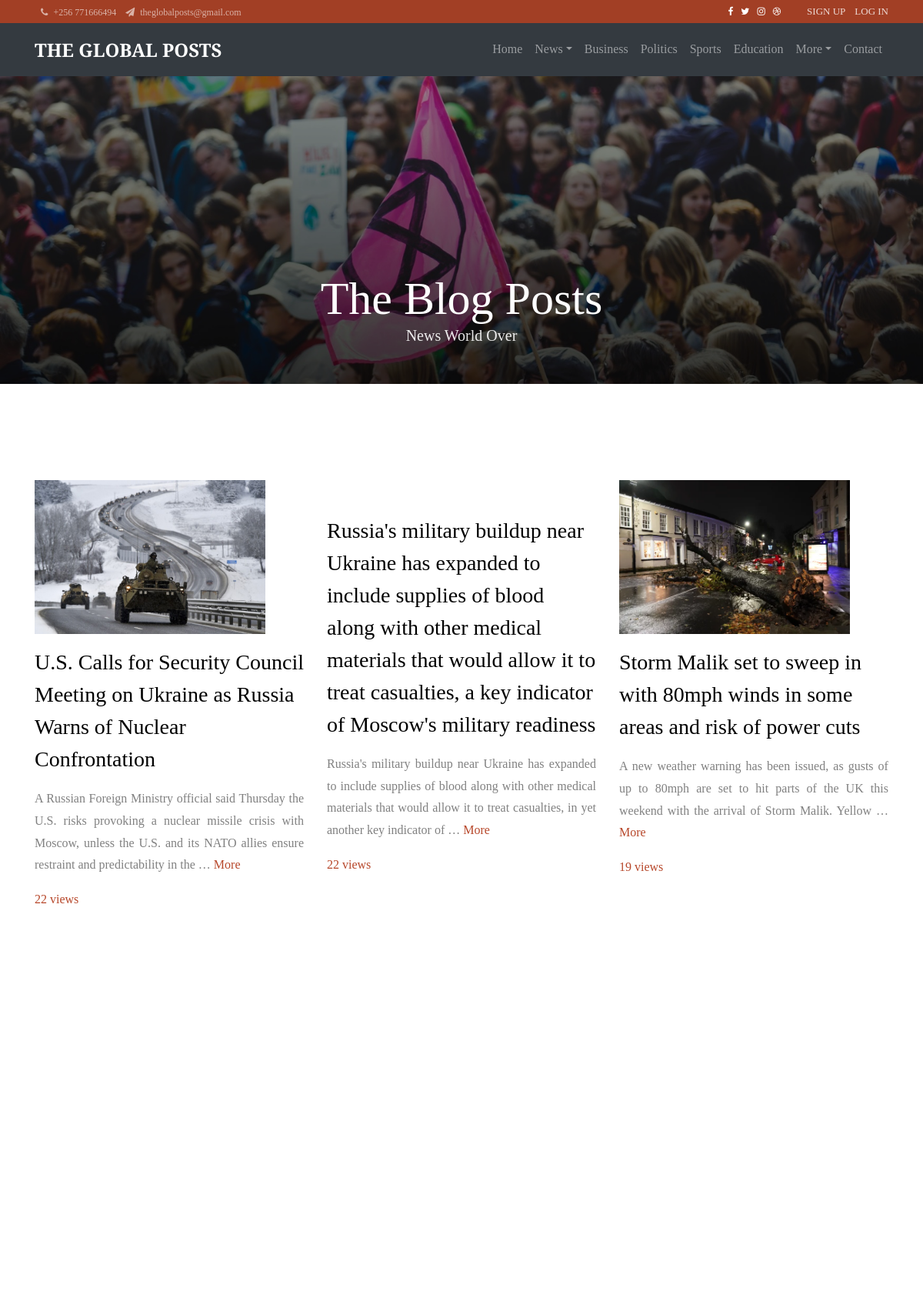
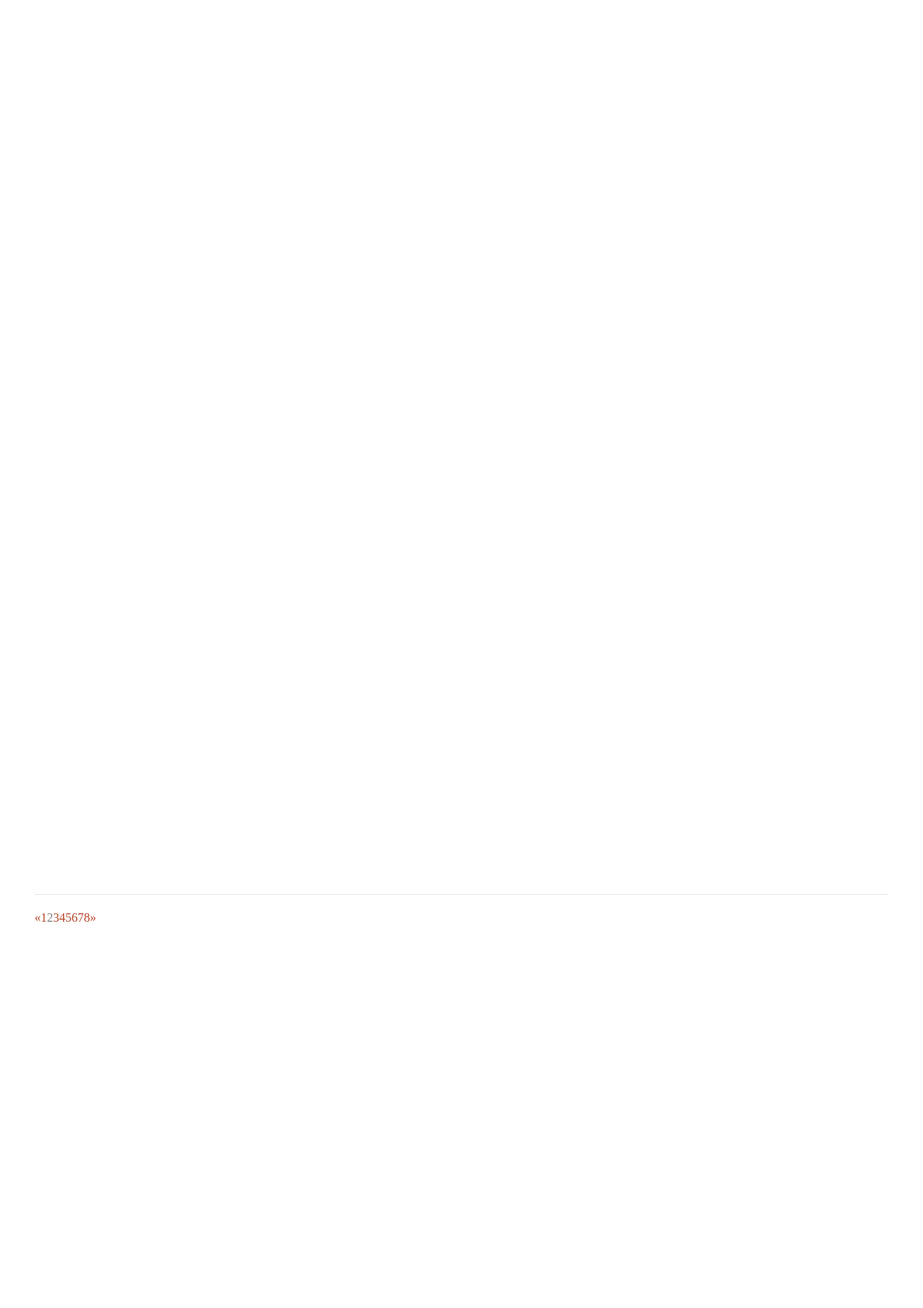
Screenshot of /?page=2 (upper part) with the database file from the repository (2 pictures, top to bottom).
### mainweb/models.py (models this page shows, shortened)
class Post(models.Model):
	STATUS_CHIOCES = (
		('draft','Draft'),
		('published','Published'),
		)
	title = models.CharField(max_length=250)
	slug = models.SlugField(max_length=250, unique_for_date='publish')
	author = models.ForeignKey(User, on_delete=models.CASCADE, related_name='blog_posts')
	category = models.ForeignKey(Category,on_delete=models.SET_NULL, null=True,blank=True )
	img = models.ImageField(upload_to='media/news/', blank=True, null=True)
	body =models.TextField()
	publish = models.DateTimeField(default=timezone.now)
	created = models.DateField(auto_now_add=True)
	updated = models.DateTimeField(auto_now=True)
	status = models.CharField(max_length=10,choices=STATUS_CHIOCES, default='published ')
	viewers = models.IntegerField(default=1, null=True)
	objects =models.Manager()
	published = PublishedManager()
	class Meta:
		ordering = ('-publish',)
	@property
	def imgURL(self):
		try:
			url = self.img.url
		except:
			url =''
		return url

### mainweb/views.py (the view)
# urls.py: path("", views.homeview, name='homepage'),
def homeview(request):
	object_list = Post.published.all()
	page = request.GET.get('page', 1)
	paginator = Paginator(object_list,12)
	try:
		users = paginator.page(page)
	except PageNotAnInteger:
		users = paginator.page(1)
	except EmptyPage:
		users = paginator.page(paginator.num_pages)
	context = {'posts':users, 'object_list':object_list}
	return render(request, 'mainweb/index.html',context)

### mainweb/templates/mainweb/index.html (shortened to what this page needs)
{% extends 'mainweb/base.html' %}
{% load static %}
{% block content %}
<section class="hero-wrap hero-wrap-2" style="background-image: url({% static 'images/banner.jpg' %});" data-stellar-background-ratio="0.5">
  <div class="overlay"></div>
  <div class="container">
    <div class="row no-gutters slider-text align-items-end justify-content-center">
      <div class="col-md-9 ftco-animate mb-5 text-center">
        <h2 class="mb-0 bread">The Blog Posts</h2>
        <p class="mb-0">News World Over</p>
      </div>
    </div>
  </div>
</section><br/>
<section class="ftco-section ftco-degree-bg">
  <div class="container">
    <div class="row">
      {% for blog in posts %}
      <div class="col-lg-4 ftco-animate">
        <p>
          <img style="height: 200px;" src="{{blog.imgURL}}" alt="" class="img-fluid">
        </p>
        <h3 class="mb-3">{{blog.title}}</h3>
        <p class="text-justify">{{blog.body|truncatewords:30}} <a href="{% url 'mainweb:details' blog.id  %}">More</a></p>
        <p class="text-justify"><a href="{% url 'mainweb:details' blog.id  %}">{{blog.viewers}} views</a></p>
      </div>
       {% endfor %}
    </div><br>
    <hr/>
    {% if posts.has_other_pages %}
      <ul class="pagination">
        {% if posts.has_previous %}
          <li><a href="?page={{ posts.previous_page_number }}">&laquo;</a></li>
        {% else %}
          <li class="disabled"><span>&laquo;</span></li>
        {% endif %}
        {% for i in posts.paginator.page_range %}
          {% if posts.number == i %}
            <li class="active"><span> {{ i }} <span class="sr-only">(current)</span></span></li>
          {% else %}
            <li><a href="?page={{ i }}"> {{ i }} </a></li>
          {% endif %}
        {% endfor %}
        {% if posts.has_next %}
          <li><a href="?page={{ posts.next_page_number }}">&raquo;</a></li>
        {% else %}
          <li class="disabled"><span>&raquo;</span></li>
        {% endif %}
      </ul>
    {% endif %}
    <br>
     <div class="row pt-3">
    </div>
  </div>
</section>
{% endblock content %}

### rows the page displays
Post: imgURL (picture), title "U.S. Calls for Security Council Meeting on Ukraine as Russia Warns of Nuclear Confrontation", body "A Russian Foreign Ministry official said Thursday the U.S. risks provoking a nuclear missile crisis with Moscow, unless the U.S. and its NATO allies ensure restraint and predictability in the …", viewers "22"
Post: title "Russia's military buildup near Ukraine has expanded to include supplies of blood along with other medical materials that would allow it to treat casualties, a key indicator of Moscow's military readiness", body "Russia's military buildup near Ukraine has expanded to include supplies of blood along with other medical materials that would allow it to treat casualties, in yet another key indicator of …", viewers "22"
Post: imgURL (picture), title "Storm Malik set to sweep in with 80mph winds in some areas and risk of power cuts", body "A new weather warning has been issued, as gusts of up to 80mph are set to hit parts of the UK this weekend with the arrival of Storm Malik. Yellow …", viewers "19"

### other values shown
{{ i }} "1" "3" "4" "5" "6" "7" "8"
{{ i }} "2"
